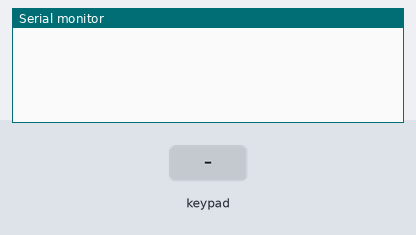
A sketch run on a simulated ESP32. Shown: the last lines printed to the serial monitor. The inputs (shaded band) are chosen by the test bench.

Above: at 1.2 s.
1.3 s: key '1' pressed
At 1.8 s:
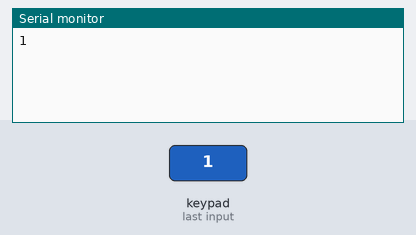
2.8 s: keypad keys 2 6 2 5 3 3 3 2 # pressed 0.4 s apart
At 6.7 s:
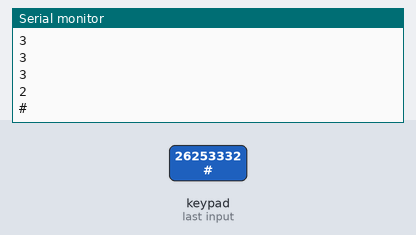
7.9 s: key 'A' pressed
At 9.1 s:
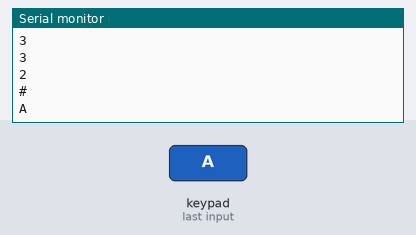
9.4 s: keypad keys 2 6 2 5 3 3 3 2 * pressed 0.4 s apart
At 14.0 s:
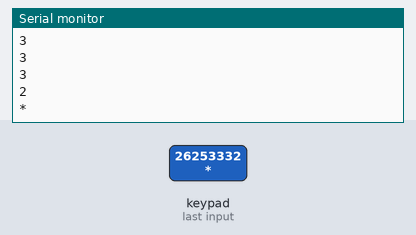
14.5 s: key 'B' pressed
At 15.6 s:
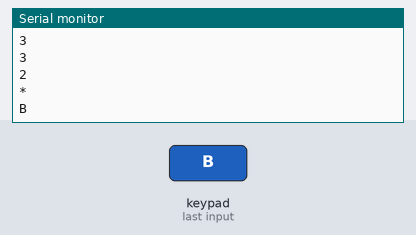
16.0 s: keypad keys 2 6 2 5 3 3 3 2 D pressed 0.4 s apart
At 20.1 s:
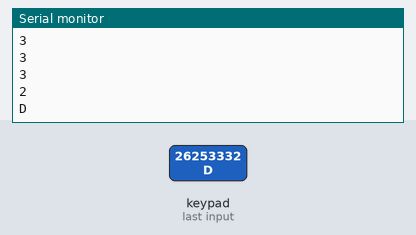
Timing chart, 0 to 21.6 s (numbered marks = the images above; inputs shaded):
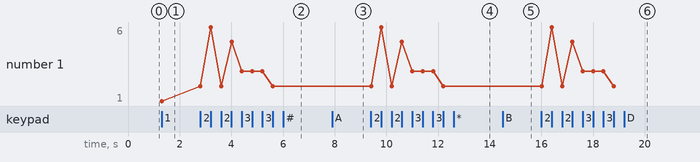

Measured:
- after the input at 1.3 s, the serial monitor: prints a new line at once (image 1)
- after the input at 2.8 s, the serial monitor: prints a new line at once (image 2)
- after the input at 7.9 s, the serial monitor: prints a new line at once (image 3)
- after the input at 9.4 s, the serial monitor: prints a new line at once (image 4)
- after the input at 14.5 s, the serial monitor: prints a new line at once (image 5)
- after the input at 16.0 s, the serial monitor: prints a new line at once (image 6)
- plotted number 1: 1 → 2 after the input at 2.8 s

The sketch:

KeyPad.ino
```cpp
#include <Keypad.h>

const byte ROWS = 4; //4 baris
const byte COLS = 4; //4 kolom
char keys[ROWS][COLS] = {
  {'1','2','3','A'},
  {'4','5','6','B'},
  {'7','8','9','C'},
  {'*','0','#','D'}
};

byte colPins[COLS] = {26, 25, 33, 32}; // pin 2,3,4,5 untuk pin kolom keypad (lihat gambar)
byte rowPins[ROWS] = {13, 12, 14, 27}; // pin 6,7,8,9 untuk pin baris keypad (lihat gambar)

Keypad keypad = Keypad( makeKeymap(keys), rowPins, colPins, ROWS, COLS );

void setup(){
  Serial.begin(115200);
}

void loop(){
  char key = keypad.getKey();
  if (key){
    Serial.println(key);
  }

}
```
